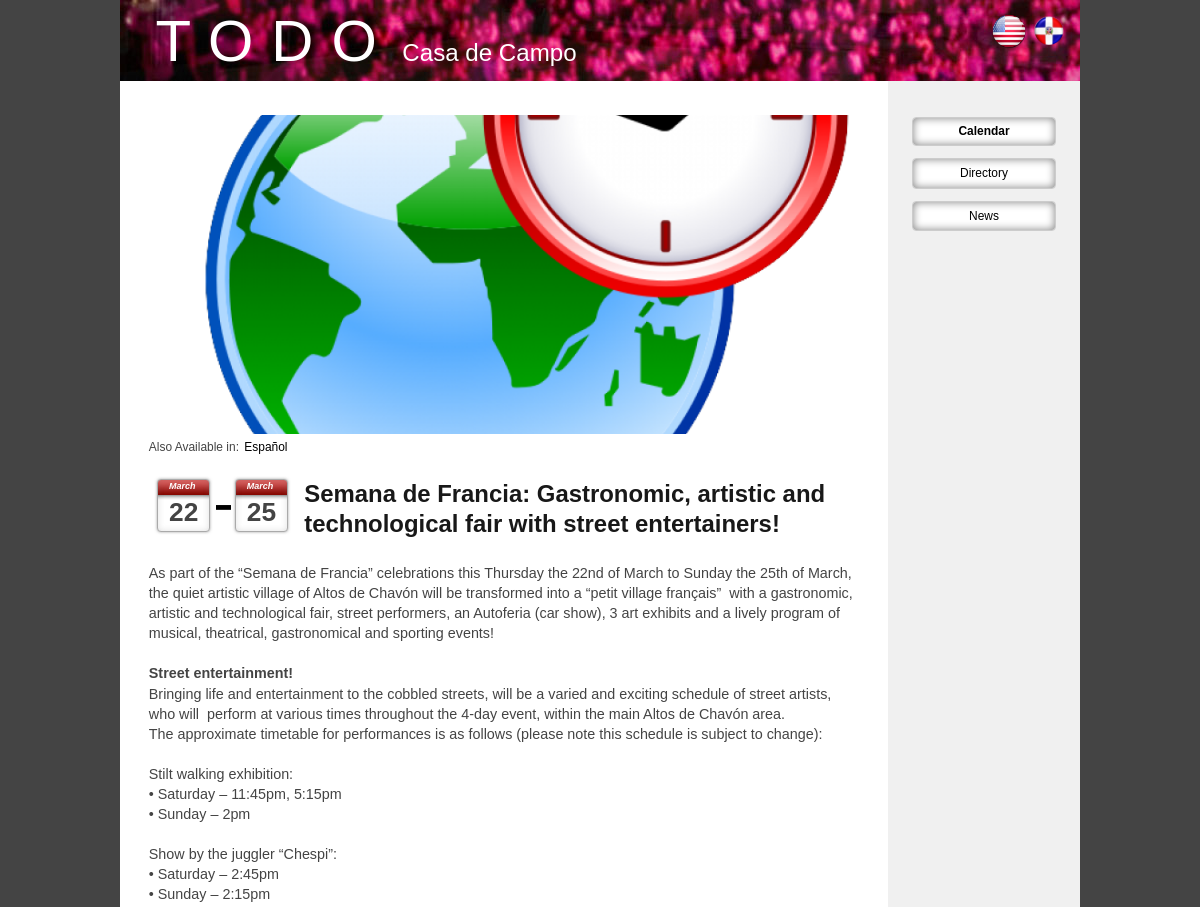
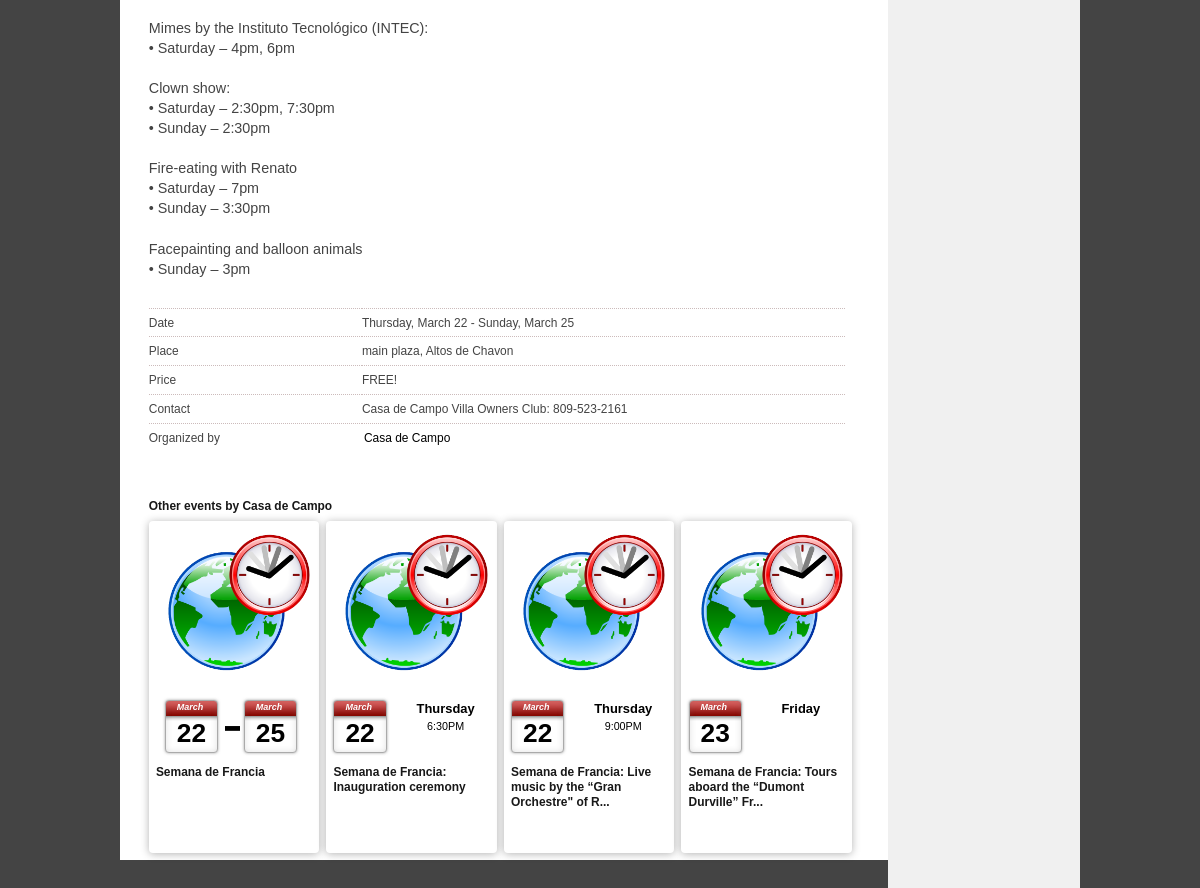
/en/node/260, run on the app's committed database (2 pictures, top to bottom).
### tables this page shows
CREATE TABLE `languages` (
  `language_name` varchar(100) NOT NULL,
  `language_code` varchar(5) NOT NULL,
  PRIMARY KEY  (`language_code`)
);

CREATE TABLE `fields_event` (
  `node_id` int(10) unsigned NOT NULL,
  `startdate` datetime NOT NULL,
  `enddate` datetime NOT NULL,
  `description` text NOT NULL,
  `business` int(11) NOT NULL,
  `location` int(10) unsigned NOT NULL,
  `address` text NOT NULL,
  `cost` text NOT NULL,
  `dress_code` varchar(200) NOT NULL,
  `contact` varchar(250) NOT NULL,
  `rsvp` varchar(250) NOT NULL,
  PRIMARY KEY  (`node_id`),
  KEY `node_id` (`node_id`,`business`),
  KEY `location` (`location`)
);

CREATE TABLE `node` (
  `id` int(10) unsigned NOT NULL auto_increment,
  `title` varchar(250) NOT NULL,
  `type` varchar(100) NOT NULL,
  `language` varchar(2) NOT NULL,
  `created` int(11) NOT NULL,
  `updated` int(11) NOT NULL,
  `status` tinyint(4) NOT NULL,
  `user_id` int(11) NOT NULL,
  PRIMARY KEY  (`id`)
);

### application/views/nodes/display/event.php (the view, shortened to what the rows shown need)
<?php
    $business = node_load($node->business);
?>
<?php
    if (is_translation($node->id)) {
        $original = get_original($node->id);
        $node_id = $original->id;
    } else {
        $node_id = $node->id;
    }
?>
<?php if ($op == 'full'): ?>
    <div class="vevent full">
        <?php $pic = get_cover('event-logo', $node_id); print thumbnail($pic, 780, 350); ?>
        <?php translation_links($node); ?>
        <div class="info">
            <div class="dates <?php if(($node->enddate != "0000-00-00 00:00:00") and date('d-m', strtotime($node->startdate)) != date('d-m', strtotime($node->enddate))): ?> multiple<?php endif; ?>">
            <?php if(($node->enddate != "0000-00-00 00:00:00") and date('d-m', strtotime($node->startdate)) != date('d-m', strtotime($node->enddate))): ?>
                <p class="date double startdate">
                    <span class="day-number">
                        <em class="in-name"><?= ucwords(htmlentities(strftime('%B', strtotime($node->startdate)))) ?></em>
                        <?= ucwords(date('d', strtotime($node->startdate))) ?></span>
                </p>
                <p class="date double enddate last">
                    <span class="day-number">
                        <em class="in-name"><?= ucwords(htmlentities(strftime('%B', strtotime($node->enddate)))) ?></em>
                        <?= date('d', strtotime($node->enddate)) ?></span>
                </p>
            <?php else: ?>
                <p class="date single startdate">
                    <span class="day-number"><em class="in-name"><?= ucwords(htmlentities(strftime('%B', strtotime($node->startdate)))) ?></em><?= date('d', strtotime($node->startdate)) ?></span>
                </p>
            <?php endif; ?>
        </div>
            <h1><?= $node->title ?></h1>
            <div class="description">
                <?= $node->description; ?>
            </div>
            <dl>
                <dt><?= lang('date') ?></dt>
                <dd><?= ucwords(htmlentities(strftime('%A, %B %d', strtotime($node->startdate)))) ?>
                <?php if(($node->enddate != "0000-00-00 00:00:00") and date('d-m', strtotime($node->startdate)) != date('d-m', strtotime($node->enddate))): ?> - <?= ucwords(htmlentities(strftime('%A, %B %d', strtotime($node->enddate)))) ?> <?php endif; ?></dd>
                <?php if ($node->location > 0): ?>
                <dt><?= lang('place') ?></dt>
                <dd><?php if ($node->address): ?><?= $node->address ?>, <?php endif; ?><?= node_load($node->location)->title; ?><?php endif; ?>
                </dd>
                <?php if ($node->cost): ?>
                    <dt><?= lang('price') ?></dt>
                    <dd><?= $node->cost ?></dd>
                <?php endif; ?>
                <?php if ($node->contact): ?>
                    <dt><?= lang('contact') ?></dt>
                    <dd><?= $node->contact ?></dd>
                <?php endif; ?>
                <dt><?= lang('organized') ?></dt>
                <dd><?= anchor($business->language.'/node/'.$business->id, $business->title) ?></dd>
            </dl>
            <div class="related">
                <?php $other_events = search(
                    array(
                        'type' => 'event',
                        'num' => 4,
                        'conditions' => array(
                            'f.business='.$node->business,
                            'n.id<>'.$node->id,
                        ),
                        'order' => array(
                            'f.startdate' => 'ASC',
                        ),
                    ));
                    if (sizeof($other_events) > 0){
                        print '<h3>'. lang('other_events') .' '. $business->title .'</h3>';
                        foreach ($other_events as $event){
                            $this->load->view('events/_item', array('event' => $event));
                        }
                    }
                ?>
            </div>
        </div>
    </div>
<?php else: ?>
    <a class="vevent item" href="<?= site_url('node/'.$node->id) ?>">
        <?php $pic = get_cover('event-logo', $node_id); print thumbnail($pic, 300, 300); ?>
        <div class="dates <?php if(($node->enddate != "0000-00-00 00:00:00") and date('d-m', strtotime($node->startdate)) != date('d-m', strtotime($node->enddate))): ?> multiple<?php endif; ?>">
            <?php if(($node->enddate != "0000-00-00 00:00:00") and date('d-m', strtotime($node->startdate)) != date('d-m', strtotime($node->enddate))): ?>
                <p class="date double startdate">
                    <span class="day-number">
                        <em class="in-name"><?= ucwords(htmlentities(strftime('%B', strtotime($node->startdate)))) ?></em>
                        <?= ucwords(date('d', strtotime($node->startdate))) ?></span>
                </p>
                <p class="date double enddate last">
                    <span class="day-number">
                        <em class="in-name"><?= ucwords(htmlentities(strftime('%B', strtotime($node->enddate)))) ?></em>
                        <?= date('d', strtotime($node->enddate)) ?></span>
                </p>
            <?php else: ?>
                <p class="date single startdate">
                    <span class="day-number"><em class="in-name"><?= ucwords(htmlentities(strftime('%B', strtotime($node->startdate)))) ?></em><?= date('d', strtotime($node->startdate)) ?></span>
                    <span class="weekday">
                        <strong><?= ucwords(htmlentities(strftime('%A', strtotime($node->startdate)))) ?></strong>
                        <?php if (strftime('%l', strtotime($node->startdate)) != '12'): ?>
                        <br />
                        <?= ucwords(htmlentities(strftime('%l:%M', strtotime($node->startdate)))) ?><?= date('A', strtotime($node->startdate)) ?>
                    <?php endif; ?>
                </p>
            <?php endif; ?>
        </div>
        <h3><?= substr($node->title, 0, 60) ?><?= (strlen($node->title) > 60) ? '...' : null ?></h3>
    </a>
<?php endif; ?>

### application/helpers/languages_helper.php (shortened to what the rows shown need)
<?php
function get_languages() {
    $ci =& get_instance();
    $languages = $ci->db->get('languages')->result();
    return $languages;
}
function language_name($language_code) {
    $ci =& get_instance();
    $ci->db->where('language_code', $language_code);
    return $ci->db->get('languages')->row()->language_name;
}
function language_switcher() {
    $languages = get_languages();
    print '<div class="language-switcher">';
    foreach ($languages as $language) {
        print anchor($language->language_code, img('assets/images/'.$language->language_code.'.png'));
    }
    print '</div>';
}

### application/helpers/translation_helper.php (shortened to what the rows shown need)
<?php
function is_translation($id) {
    $ci =& get_instance();
    $table = 'translations';
    $ci->db->where('translation_id', $id);
    $result = $ci->db->get($table);
    return $result->num_rows() == 1;
}
function get_original($id) {
    $ci =& get_instance();
    $table = 'translations';
    $ci->db->where('translation_id', $id);
    $result = $ci->db->get($table)->row();
    $original = node_load($result->original_id);
    return $original;
}
function translation_links($node) {
    print '<div class="translations-available">';
    if (is_translation($node->id) or has_translation($node->id)) {
        print lang('also_available').': ';
    }
    if (is_translation($node->id)) {
        $original = get_original($node->id);
        print anchor($original->language.'/node/'.$original->id, language_name($original->language));
    } elseif (has_translation($node->id)) {
        $translations = get_translations($node->id);
        foreach ($translations as $translation) {
            print anchor($translation->translation_language.'/node/'.$translation->translation_id, language_name($translation->translation_language));
        }
    }
    print '</div>';
}

### data on the page
fields_event: node_id.language_name "Español"
fields_event: startdate "March", startdate "22", enddate "March", enddate "25", description "As part of the “Semana de Francia” celebrations this Thursday the 22nd of March to Sunday the 25th of March, the quiet artistic village of Altos de Chavón will be transformed into a “petit village français” with a gastronomic, artistic and technological fair, street performers, an Autoferia (car show), 3 art exhibits and a lively program of musical, theatrical, gastronomical and sporting events! Street entertainment! Bringing life and entertainment to the cobbled streets, will be a varied and exciting schedule of street artists, who will perform at various times throughout the 4-day event, within the main Altos de Chavón area. The approximate timetable for performances is as follows (please…", startdate "Thursday, March 22", enddate "Sunday, March 25", address "main plaza", location.title "Altos de Chavon", cost "FREE!", contact "Casa de Campo Villa Owners Club: 809-523-2161"
node: language+id+title "Casa de Campo", title "Casa de Campo"
fields_event: startdate "March", startdate "22", startdate "Thursday", startdate "6:30", startdate "PM"
fields_event: startdate "March", startdate "22", startdate "Thursday", startdate "9:00", startdate "PM"
fields_event: startdate "March", startdate "23", startdate "Friday"

### other printed values
anchor('welcome', 'TODO', 'class="brand"') "TODO"
lang('also_available') "Also Available in"
$node->title "Semana de Francia: Gastronomic, artistic and technological fair with street entertainers!"
lang('date') "Date"
lang('place') "Place"
lang('price') "Price"
lang('contact') "Contact"
lang('organized') "Organized by"
lang('other_events') "Other events by"
strftime('%B', strtotime($node->startdate)) "March"
date('d', strtotime($node->startdate)) "22"
strftime('%B', strtotime($node->enddate)) "March"
date('d', strtotime($node->enddate)) "25"
substr($node->title, 0, 60) "Semana de Francia Semana de Francia: Inauguration ceremony Semana de Francia: Live music by the “Gran Orchestre\" of R Semana de Francia: Tours aboard the “Dumont Durville” Fr"
anchor($this->lang->lang(), lang('calendar')) "Calendar"
